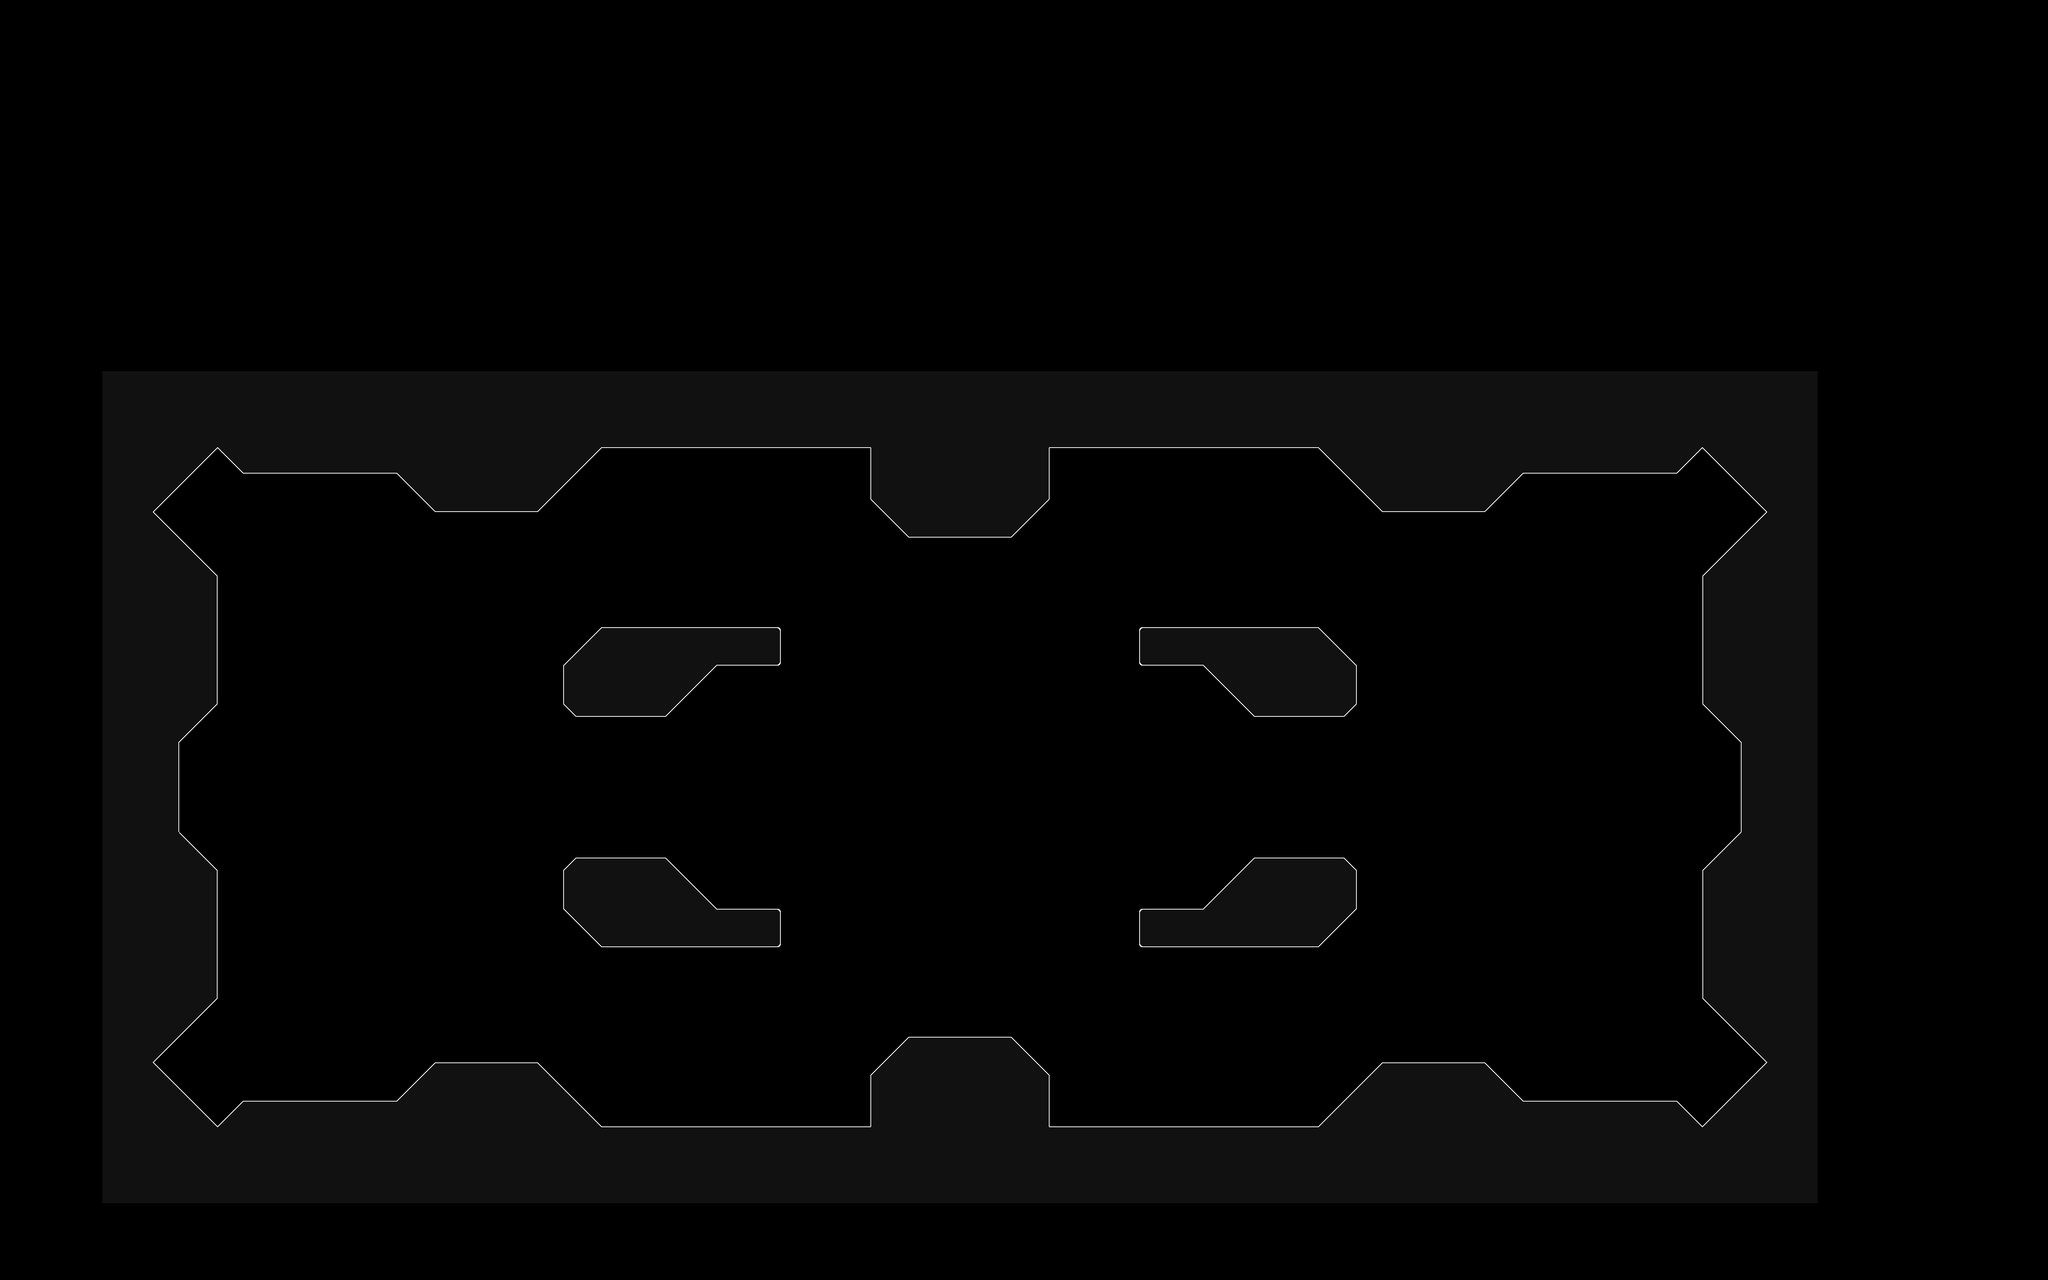

A 2D game scene composited from a Tiled map and its tileset images. What follows is a short description and the map's XML, with each tile layer's data collapsed to a summary:
An orthogonal 160x100 tile map with 32x32 px tiles, 1 tile layer (Tile Layer 1) and 133 objects (64x BotPoint, 24x Start, 8x Dropthrough, 6x PrefabWeapon, 5x PrefabSpawner, ...).

<map version="1.8" tiledversion="1.8.4" orientation="orthogonal" renderorder="right-down" compressionlevel="0" width="160" height="100" tilewidth="32" tileheight="32" infinite="0" nextlayerid="8" nextobjectid="146">
 <properties>
  <property name="customShader" type="bool" value="true" />
 </properties>
 <tileset firstgid="1" source="main_0.tsx" />
 <layer id="1" name="Tile Layer 1" width="160" height="100">
  <data>[16000 cells, 3348 non-empty, 17 distinct tile ids]</data>
 </layer>
 <objectgroup id="7" name="bot-layer">
  <object id="81" name="BotPoint" type="BotPoint" x="1016" y="2360">
   <polyline points="-408,-632 -184,-632" />
  </object>
  <object id="82" name="BotPoint" type="BotPoint" x="952" y="1880">
   <polyline points="-24,72 232,72" />
  </object>
  <object id="83" name="BotPoint" type="BotPoint" x="824" y="1976">
   <polyline points="-216,168 8,168" />
  </object>
  <object id="84" name="BotPoint" type="BotPoint" x="888" y="1816">
   <polyline points="-56,-88 40,136" />
  </object>
  <object id="85" name="BotPoint" type="BotPoint" x="984" y="1912">
   <polyline points="-152,232 -56,40" />
  </object>
  <object id="86" name="BotPoint" type="BotPoint" x="696" y="1848">
   <polyline points="-88,296 -88,-120" />
  </object>
  <object id="87" name="BotPoint" type="BotPoint" x="1304" y="1592">
   <polyline points="168,-56 648,-56" />
  </object>
  <object id="88" name="BotPoint" type="BotPoint" x="1368" y="1560">
   <polyline points="-152,232 104,-24" />
  </object>
  <object id="89" name="BotPoint" type="BotPoint" x="1240" y="1848">
   <polyline points="-56,104 -24,-56" />
  </object>
  <object id="90" name="BotPoint" type="BotPoint" x="1336" y="1944">
   <polyline points="-152,8 104,168" />
  </object>
  <object id="91" name="BotPoint" type="BotPoint" x="1592" y="1976">
   <polyline points="-152,136 104,136" />
  </object>
  <object id="92" name="BotPoint" type="BotPoint" x="1816" y="2072">
   <polyline points="-120,40 8,168" />
  </object>
  <object id="93" name="BotPoint" type="BotPoint" x="1976" y="2200">
   <polyline points="-152,40 -24,40" />
  </object>
  <object id="94" name="BotPoint" type="BotPoint" x="2040" y="1848">
   <polyline points="24,104 248,104" />
  </object>
  <object id="95" name="BotPoint" type="BotPoint" x="2048" y="1736">
   <polyline points="-96,504 16,216" />
  </object>
  <object id="96" name="BotPoint" type="BotPoint" x="2080" y="1648">
   <polyline points="-128,-112 -16,304" />
  </object>
  <object id="97" name="BotPoint" type="BotPoint" x="2352" y="1840">
   <polyline points="-64,112 160,112" />
  </object>
  <object id="98" name="BotPoint" type="BotPoint" x="2552" y="1768">
   <polyline points="-40,184 184,184" />
  </object>
  <object id="99" name="BotPoint" type="BotPoint" x="3016" y="1512">
   <polyline points="-168,24 312,24" />
  </object>
  <object id="100" name="BotPoint" type="BotPoint" x="2640" y="1528">
   <polyline points="208,8 96,424" />
  </object>
  <object id="101" name="BotPoint" type="BotPoint" x="2840" y="2056">
   <polyline points="-104,-104 8,184" />
  </object>
  <object id="102" name="BotPoint" type="BotPoint" x="2392" y="2176">
   <polyline points="-152,384 168,384" />
  </object>
  <object id="103" name="BotPoint" type="BotPoint" x="2632" y="2352">
   <polyline points="-72,208 72,-112" />
  </object>
  <object id="104" name="BotPoint" type="BotPoint" x="2184" y="2200">
   <polyline points="-88,40 56,360" />
  </object>
  <object id="105" name="BotPoint" type="BotPoint" x="2352" y="2224">
   <polyline points="-64,-272 -112,336" />
  </object>
  <object id="106" name="BotPoint" type="BotPoint" x="2480" y="2192">
   <polyline points="32,-240 80,368" />
  </object>
  <object id="107" name="BotPoint" type="BotPoint" x="3000" y="2200">
   <polyline points="-152,40 -24,40" />
  </object>
  <object id="108" name="BotPoint" type="BotPoint" x="3032" y="2040">
   <polyline points="-56,200 72,72" />
  </object>
  <object id="109" name="BotPoint" type="BotPoint" x="3192" y="2040">
   <polyline points="-88,72 168,72" />
  </object>
  <object id="110" name="BotPoint" type="BotPoint" x="3608" y="1880">
   <polyline points="8,72 264,72" />
  </object>
  <object id="111" name="BotPoint" type="BotPoint" x="3640" y="1880">
   <polyline points="-24,72 -56,-88" />
  </object>
  <object id="112" name="BotPoint" type="BotPoint" x="3512" y="1624">
   <polyline points="72,168 -184,-88" />
  </object>
  <object id="113" name="BotPoint" type="BotPoint" x="3512" y="1976">
   <polyline points="-152,136 104,-24" />
  </object>
  <object id="114" name="BotPoint" type="BotPoint" x="4056" y="1656">
   <polyline points="-88,72 136,72" />
  </object>
  <object id="115" name="BotPoint" type="BotPoint" x="4088" y="2104">
   <polyline points="-120,40 104,40" />
  </object>
  <object id="116" name="BotPoint" type="BotPoint" x="3928" y="1912">
   <polyline points="-56,40 40,-184" />
  </object>
  <object id="117" name="BotPoint" type="BotPoint" x="4088" y="1944">
   <polyline points="104,-216 104,200" />
  </object>
  <object id="118" name="BotPoint" type="BotPoint" x="3960" y="1976">
   <polyline points="-88,-24 8,168" />
  </object>
  <object id="119" name="BotPoint" type="BotPoint" x="1248" y="2200">
   <properties>
    <property name="multiplier0" type="float" value="0.1" />
    <property name="multiplier1" type="float" value="1" />
    <property name="valid1" type="bool" value="true" />
   </properties>
   <polyline points="-32,440 -64,-248" />
  </object>
  <object id="120" name="BotPoint" type="BotPoint" x="1328" y="2592">
   <properties>
    <property name="multiplier0" type="float" value="5" />
   </properties>
   <polyline points="-112,48 48,32" />
  </object>
  <object id="121" name="BotPoint" type="BotPoint" x="1200" y="2560">
   <properties>
    <property name="multiplier0" type="float" value="5" />
   </properties>
   <polyline points="16,80 -144,64" />
  </object>
  </objectgroup>
 <objectgroup id="2" name="collision-layer">
  <!-- 5 objects omitted --></objectgroup>
 <objectgroup id="3" name="event-layer">
  <!-- 29 objects omitted --></objectgroup>
 <objectgroup id="6" name="objective" visible="0">
  <!-- 6 objects omitted --></objectgroup>
 <objectgroup id="4" name="futbol" visible="0">
  <!-- 19 objects omitted --></objectgroup>
 <objectgroup id="5" name="dm">
  <!-- 10 objects omitted --></objectgroup>
</map>
<!-- 92 of 133 objects omitted -->
